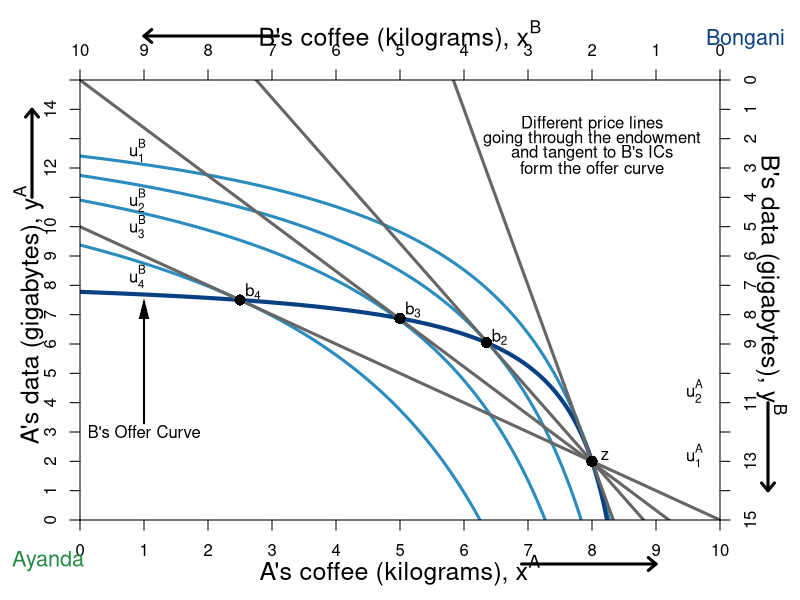

The R script that drew this image:
#require(ggplot2)
require(shape)
pdf(file = "property/property_psp1_offer.pdf", width = 9, height = 7)

#Set parameters for graphics
axislabelsize <- 1.5
graphlinewidth <- 3
namesize <- 1.3

COL <- c("#7fc97f", "#beaed4", "#fdc086", "#ffff99", "#386cb0", "#f0027f", "#bf5b17", "#666666")
COLA <- c("#99d8c9","#66c2a4","#41ae76", "#238b45", "#005824")
COLB <- c("#4eb3d3", "#2b8cbe", "#0868ac","#084081")


indiffcurveA1 <- function(x, U = 4, A = 1, a = 0.5) {
  ((((U-2)/A)*(1/x)^a)^(1/(1-a)))
}

indiffcurveA2 <- function(x, U = 4, A = 1, a = 0.5) {
  (((U/A)*(1/x)^a)^(1/(1-a)))
}

indiffcurveA3 <- function(x, U = 6.196918, A = 1, a = 0.5) {
  (((U/A)*(1/x)^a)^(1/(1-a)))
}

indiffcurveA4 <- function(x, U = 6.984164, A = 1, a = 0.5) {
  ((((U)/A)*(1/x)^a)^(1/(1-a)))
}

paretoEC <- function(x) {
  (3/2)*x
}

MonopolyPrice <- function(x) {
  21.82142 - 2.477677*x 
}

PriceLine <- function(x, intercept = 10, slope = 1) {
  intercept - slope*x 
}

uB <- function(xA, yA, alpha = 1/3){
  ((10-xA)^alpha)*((15-yA)^(1 - alpha))
}


OfferCurveA <- function(x) {
  x/(x  - 4)
}

mrsplot <- function(x) {
  (13/2)*(x/(9-x)^2)
}

OfferCurveB <- function(x) {
  15 - (13/2)*(10 - x)/(9 - x)
}

#Deriving the offer curves: let py = 1
#wA = 8px + 2py = 8px + 2; Demand: x = w/2px => x = 4 + 1/px => px = 1/(x - 4)
#Offer curve is y = px*x => (1/(x-4))*x = x/(x-4) defined for x neq 4
#wA = 2px + 13py = 2px + 13; Demand: x = w/2px => x = 1 + 13/2px => px = 13/2(x - 1)
#B's Offer curve is y = px*x => (13/2)(1/(x-1))*x = (13/2)(x/(x-1)
#Therefore in terms of yA and xA:
#15 - y = (13/2)*(10 - x)/(10 - x - 1)
#Therefore y = 15 - (13/2)*(10-x)/(9 - x) defined for x neq 9
#The tangency of the indifference curve and the offer curve gives mrsplot
#Where mrsplot equals that offer curve, we get x = (3/17)*(51 - sqrt(221)) = 6.376576; 
#So y = 6.022321; therefore u = (6.376576^0.5)*(6.022321^0.5)

indiffcurveBneg1 <- function(x, U = 5.09, A = 1, a = 0.5) {
  15 - (((U/A)*(1/(10 - x))^a)^(1/(1-a)))
}

indiffcurveBneg2 <- function(x, U = 5.703502, A = 1, a = 0.5) {
  15 - (((U/A)*(1/(10 - x))^a)^(1/(1-a)))
}

#Aisha happens to have found 8 apples and 2 oranges, 
#and Betty happens to have found 2 apples and 13 oranges. 
#Aisha's utility (8^0.5)*(2^0.5) = 4
#Betty's utility (2^0.5)*(13^0.5) = 5.09



par(mar =  c(4, 4, 4, 4))
xlims <- c(0, 10)
ylims <- c(0, 15)
xlims2 <- c(10, 0)
ylims2 <- c(15, 0)

plot(0, 0, xlim = xlims, ylim = ylims, type = "n",
     xlab = "",
     ylab = "", 
     line = 2.5,
     xaxt = "n", 
     yaxt = "n", 
     cex.lab = axislabelsize, 
     bty = "n",
     xaxs="i", 
     yaxs="i")


npts <- 500 
npts2 <- 501

#Specify the sequences of points for graphing. 
xx1 <- seq(xlims[1], xlims[2], length.out = npts)
yy1 <- indiffcurveA2(xx1, U = 4, A = 1, a = 0.5)
yy2 <- indiffcurveA2(xx1)

#Polygon Attempt
#polygon(x = c(1.34, 6, 8, 10 - 6.73), y = c(12, 9, 2, 15 - 10.1), col="powderblue", density=NULL, border = NA)

#I need something like xx1 with npts for 
#xpoly1 <- seq(from = 1.34, to = 8, length.out = 500)
#ypoly1 <- indiffcurveA2(xpoly1, U = 4, A = 1, a = 0.5)
#ypoly2 <- indiffcurveBneg(xpoly1, U = 5.09, A = 1, a = 0.5)
#polygon(x = c(xpoly1, rev(xpoly1)), y = c(ypoly1, rev(ypoly2)), col=COL[3], density=NULL, border = NA)
xx2 <- seq(4, xlims[2], length.out = npts)
xx3 <- seq(xlims[1], 9, length.out = npts)

#Draw the lines for the graphs
#lines(xx1, indiffcurveA1(xx1), col = COLA[3], lwd = graphlinewidth)
#lines(xx1, indiffcurveA2(xx1), col = COLA[3], lwd = graphlinewidth)
#lines(xx1, indiffcurveA3(xx1), col = COLA[3], lwd = graphlinewidth)
#lines(xx1, indiffcurveA4(xx1), col = COLA[3], lwd = graphlinewidth)
#lines(xx1, paretoEC(xx1), col = COL[2], lwd = graphlinewidth)
#lines(xx2, OfferCurveA(xx2), col = COL[2], lwd = graphlinewidth)

#lines(xx1, mrsplot(xx1), col = COL[1], lwd = graphlinewidth)
lines(xx1, indiffcurveBneg1(xx1), col = COLB[2], lwd = graphlinewidth)
lines(xx1, indiffcurveBneg2(xx1), col = COLB[2], lwd = graphlinewidth)
lines(xx1, indiffcurveBneg2(xx1, U = 6.4), col = COLB[2], lwd = graphlinewidth)
lines(xx1, indiffcurveBneg2(xx1, U = 7.5), col = COLB[2], lwd = graphlinewidth)

lines(xx3, OfferCurveB(xx3), col = COLB[4], lwd = graphlinewidth+1)
lines(xx1, MonopolyPrice(xx1), col = COL[8], lwd = graphlinewidth)
lines(xx1, PriceLine(xx1), col = COL[8], lwd = graphlinewidth)
lines(xx1, PriceLine(xx1, intercept = 15, slope = 1.63), col = COL[8], lwd = graphlinewidth)
lines(xx1, PriceLine(xx1, intercept = 50, slope = 6), col = COL[8], lwd = graphlinewidth)

#Customize ticks and labels for the plot
ticksy <- seq(from = 0, to = 15, by = 1)
ylabels <- seq(from = 0, to = 15, by = 1)
ticksx <- seq(from = 0, to = 10, by = 1)
xlabels <- seq(from = 0, to = 10, by = 1)
axis(1, at = ticksx, pos = 0, labels = xlabels)
axis(2, at = ticksy, pos = 0, labels = ylabels, las = 0)

#Axis labels
mtext(expression(paste("A's coffee (kilograms), ", x^A)), side=1, line = 2.5, cex = axislabelsize)
text(-0.8, 7, expression(paste("A's data (gigabytes), ", y^A)), xpd = TRUE, cex = axislabelsize, srt = 90) 

#Add arrows:
arrows(-0.75, 11, -0.75, 14, xpd = TRUE, length=0.1,angle=40,lwd=3)
arrows(6.9, -1.5, 9, -1.5, xpd = TRUE, length=0.1,angle=40,lwd=3)

#Annotation of the three graphs and the NE
#text(9.6, 0.9, expression(u[1]^A))
text(9.6, 2.2, expression(u[1]^A))
text(9.6, 4.4, expression(u[2]^A))
#text(9.6, 5.9, expression(u[4]^A))

#Perhaps useful point to label the unused intersection of the participation constraints
#points(1.34, 12, pch = 16, col = "black", cex = 1.5)



#Pareto efficiency curve
# segments(3.27, 4.9, 5.84, 8.77, lty = 1, lwd = graphlinewidth, col = COL[2])
# text(4.7, 5, expression("Pareto Efficient Curve"))
# Arrows(4.5, 5.3, 4.5, 6.2, col = "black", lty = 1, lwd = 2, arr.type = "triangle", arr.lwd = 0.5)

#Label B's offer curve
text(1, 3, expression("B's Offer Curve"))
Arrows(1, 3.3, 1, 7.2, col = "black", lty = 1, lwd = 2, arr.type = "triangle", arr.lwd = 0.5)

#Monopoly Price Line
# text(7, 13.5, expression(paste("Monopoly Price Line")))
# text(7, 13, expression(paste("Slope", phantom()==-p[m])))
# Arrows(6.3, 13, 3.8, 13, col = "black", lty = 1, lwd = 2, arr.type = "triangle", arr.lwd = 0.5)

text(8, 13.5, expression(paste("Different price lines")))
text(8, 13, expression(paste("going through the endowment")))
text(8, 12.5, expression(paste("and tangent to B's ICs")))
text(8, 12, expression(paste("form the offer curve")))
# text(7, 13, expression(paste("Slope", phantom()==-p[m])))
# Arrows(6.3, 13, 3.8, 13, col = "black", lty = 1, lwd = 2, arr.type = "triangle", arr.lwd = 0.5)

#Add a point for the initial endowment
points(8, OfferCurveB(x = 8), pch = 16, col = "black", cex = 1.5)
text(8+0.2, OfferCurveB(x = 8) + 0.2, expression(z))


#Add a point for the initial endowment
points(6.35, OfferCurveB(x = 6.35), pch = 16, col = "black", cex = 1.5)
text(6.35 + 0.2, OfferCurveB(x = 6.35) + 0.2, expression(b[2]))

#Add a point for the initial endowment
points(5, OfferCurveB(x = 5), pch = 16, col = "black", cex = 1.5)
text(5 + 0.2, OfferCurveB(x = 5) + 0.3, expression(b[3]))

#Add a point for the initial endowment
points(2.5, OfferCurveB(x = 2.5), pch = 16, col = "black", cex = 1.5)
text(2.5 + 0.2, OfferCurveB(x = 2.5) + 0.3, expression(b[4]))


text(-0.5, -1.4, expression("Ayanda"), xpd = TRUE, cex = namesize, col = COLA[4])
text(10.4, 16.4, expression("Bongani"), xpd = TRUE, cex = namesize, col = COLB[4])

#Set up second axes and labels
par(new = TRUE)

#Use the same x and ylims as previously, but with locations switched
xlims2 <- c(10, 0)
ylims2 <- c(15, 0)

#Leave the ylab and xlab blank to ensure no axes titles
plot(0, 0, xlim = xlims2, ylim = ylims2, type = "n",
     xlab = expression(paste("")),
     ylab = expression(paste("")),
     xaxt = "n", 
     yaxt = "n", 
     cex.lab = 1.3, 
     bty = "n",
     xaxs="i", 
     yaxs="i")

#Set up axes at sides 3 and 4 (top and right)
axis(side = 3, at = ticksx, pos = 0, labels = xlabels)
axis(side = 4, at = ticksy, pos = 0, labels = ylabels, las = 0)

text(5, -1.5, expression(paste("B's coffee (kilograms), ", x^B)), xpd = TRUE, cex = axislabelsize)
text(-0.8, 7, expression(paste("B's data (gigabytes), ", y^B)), xpd = TRUE, cex = axislabelsize, srt = 270) 

#Add arrows:
arrows(-0.75, 11, -0.75, 14, xpd = TRUE, length=0.1,angle=40,lwd=3)
arrows(6.9, -1.5, 9, -1.5, xpd = TRUE, length=0.1,angle=40,lwd=3)


#Functions for B's indifference curves
indiffcurveB1 <- function(x, U = 5.09, A = 1, a = 0.5) {
  ((((U-2)/A)*(1/x)^a)^(1/(1-a)))
}

indiffcurveB2 <- function(x, U = 5.09, A = 1, a = 0.5) {
  (((U/A)*(1/x)^a)^(1/(1-a)))
}

indiffcurveB3 <- function(x, U = 5.703502, A = 1, a = 0.5) {
  ((((U)/A)*(1/x)^a)^(1/(1-a)))
}

indiffcurveB4 <- function(x, U = 8.244574, A = 1, a = 0.5) {
  ((((U)/A)*(1/x)^a)^(1/(1-a)))
}

indiffcurveB5 <- function(x, U = 9, A = 1, a = 0.5) {
  ((((U)/A)*(1/x)^a)^(1/(1-a)))
}



#lines(xx1, indiffcurveB1(xx1), col = COLB[3], lwd = graphlinewidth)
#lines(xx1, indiffcurveB2(xx1), col = COLB[3], lwd = graphlinewidth)
#lines(xx1, indiffcurveB3(xx1), col = COLB[3], lwd = graphlinewidth)
#lines(xx1, indiffcurveB4(xx1), col = COLB[3], lwd = graphlinewidth)

#Label B's indifference curves
text(9.1, 2.4, expression(u[1]^B))
text(9.1, 4.1, expression(u[2]^B))
text(9.1, 5, expression(u[3]^B))
text(9.1, 6.7, expression(u[4]^B))








#Label a point on the middle of the curve
#points(5, 7.5, pch = 16, col = "black", cex = 1.5)
#text(5, 7, expression(i))

#(5^0.5)*(7.5^0.5) = 6.123724

#Add point for comparison to participation constraint
#points(6.2, 1.55, pch = 16, col = "black", cex = 1.5)
#text(6.1, 1.2, expression(d))


#Calculate TIOLI power allocation for B
#mrs(x,y) => pareto efficient curve is (3/2)x = y
#A's initital utility is 4 = u(8,2) = (8^0.5)*(2^0.5)
#Therefore substitute in the contract curve u_e^A = 4 = (x^A)^(0.5)(3/2*x^A)^0.5
# => x^A = 4/((3/2)^0.5) = 3.27 => x^B = 6.73
# => y^A = 3/2(x^A) = 4.9 => y^B = 10.1

#Add point g for B's TIOLI power
# points(6.73, 10.1, pch = 16, col = "black", cex = 1.5)
# text(6.73, 10.6, expression(g))

#Calculate TIOLI power allocation for A
#mrs(x,y) => pareto efficient curve is (3/2)x = y
#A's initital utility is 4 = u(8,2) = (8^0.5)*(2^0.5)
#Therefore substitute in the contract curve u_e^A = 4 = (x^A)^(0.5)(3/2*x^A)^0.5
# => x^B = 5.09/((3/2)^0.5) = 4.16 => x^A = 5.84
# => y^B = 3/2(x^B) = 6.23 => y^A = 8.77 
#=> u^A = (5.84^0.5)*(8.77^0.5) = 7.156591
#Add point f for A's TIOLI power
# points(4.16, 6.23, pch = 16, col = "black", cex = 1.5)
# text(4.16, 5.8, expression(f))


#Annotating B's endowment
# text(1.8, 12.5, expression(e))

#Annotating a point that is a Pareto improvement over e.
# points(3.623424, 8.977679, pch = 16, col = "black", cex = 1.5)
# text(3.5, 8.6, expression(m))
#(2.94^0.5)*(12.76^0.5)

#Label Pareto Improving Lens
#text(7, 5, expression(paste("Pareto-Improving Lens")))

dev.off()
